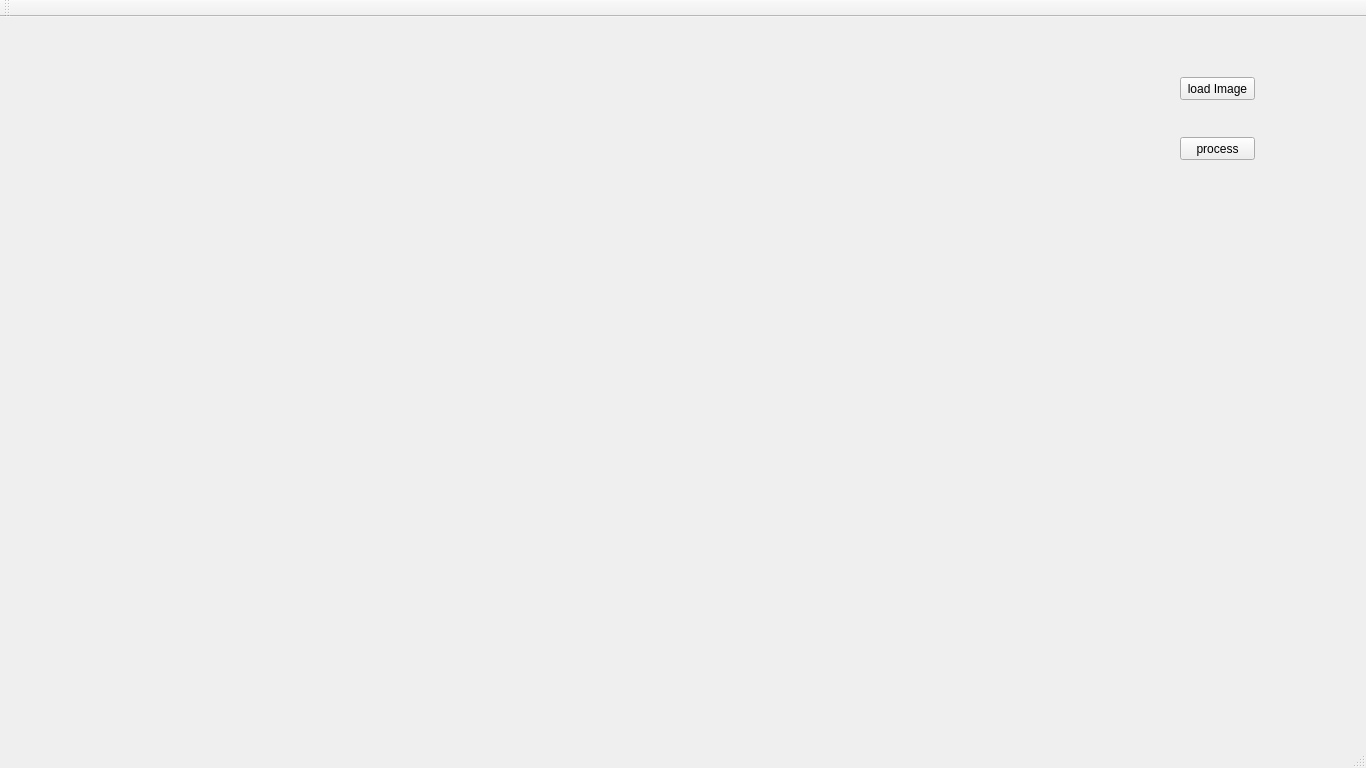
<?xml version="1.0" encoding="UTF-8"?>
<ui version="4.0">
 <class>FocusEffectsClass</class>
 <widget class="QMainWindow" name="FocusEffectsClass">
  <property name="geometry">
   <rect>
    <x>0</x>
    <y>0</y>
    <width>1366</width>
    <height>768</height>
   </rect>
  </property>
  <property name="sizePolicy">
   <sizepolicy hsizetype="Minimum" vsizetype="Minimum">
    <horstretch>0</horstretch>
    <verstretch>0</verstretch>
   </sizepolicy>
  </property>
  <property name="windowTitle">
   <string>FocusEffects</string>
  </property>
  <widget class="QWidget" name="centralWidget">
   <widget class="ImageViewer" name="imageArea">
    <property name="geometry">
     <rect>
      <x>30</x>
      <y>50</y>
      <width>981</width>
      <height>657</height>
     </rect>
    </property>
    <property name="sizePolicy">
     <sizepolicy hsizetype="Minimum" vsizetype="Minimum">
      <horstretch>0</horstretch>
      <verstretch>0</verstretch>
     </sizepolicy>
    </property>
    <property name="text">
     <string/>
    </property>
    <property name="alignment">
     <set>Qt::AlignLeading|Qt::AlignLeft|Qt::AlignTop</set>
    </property>
   </widget>
   <widget class="QPushButton" name="loadImage">
    <property name="geometry">
     <rect>
      <x>1180</x>
      <y>60</y>
      <width>75</width>
      <height>23</height>
     </rect>
    </property>
    <property name="text">
     <string>load Image</string>
    </property>
   </widget>
   <widget class="QPushButton" name="processButton">
    <property name="geometry">
     <rect>
      <x>1180</x>
      <y>120</y>
      <width>75</width>
      <height>23</height>
     </rect>
    </property>
    <property name="text">
     <string>process</string>
    </property>
   </widget>
  </widget>
  <widget class="QMenuBar" name="menuBar">
   <property name="geometry">
    <rect>
     <x>0</x>
     <y>0</y>
     <width>1366</width>
     <height>21</height>
    </rect>
   </property>
  </widget>
  <widget class="QToolBar" name="mainToolBar">
   <attribute name="toolBarArea">
    <enum>TopToolBarArea</enum>
   </attribute>
   <attribute name="toolBarBreak">
    <bool>false</bool>
   </attribute>
  </widget>
  <widget class="QStatusBar" name="statusBar"/>
 </widget>
 <layoutdefault spacing="6" margin="11"/>
 <customwidgets>
  <customwidget>
   <class>ImageViewer</class>
   <extends>QLabel</extends>
   <header>ImageViewer.h</header>
  </customwidget>
 </customwidgets>
 <resources>
  <include location="FocusEffects.qrc"/>
 </resources>
 <connections/>
 <slots>
  <slot>test1()</slot>
 </slots>
</ui>
